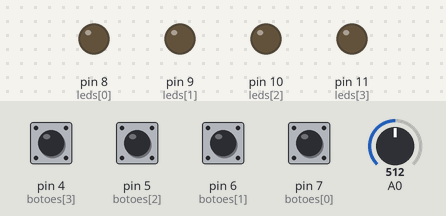
Bench run of a sketch on a simulated Arduino Uno, built with avr-gcc and run on an emulated ATmega328P. On the bench: output pins drawn as LEDs (lit = HIGH). Inputs (shaded band) come from the test bench; at power-on: pin 4 (botoes[3]), pin 5 (botoes[2]), pin 6 (botoes[1]), pin 7 (botoes[0]) LOW, A0 = 512. Random numbers use the default seed unless the sketch sets one.

Above: at 1.4 s.
1.5 s: pin 4 (botoes[3]) pulled HIGH for 0.15 s
At 3.6 s:
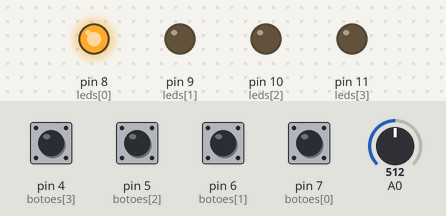
4.5 s: pin 7 (botoes[0]) pulled HIGH for 0.15 s
At 5.5 s:
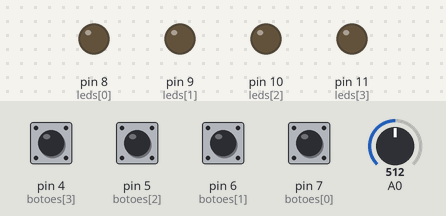
7.6 s: pin 7 (botoes[0]) pulled HIGH for 1 s
At 8.5 s:
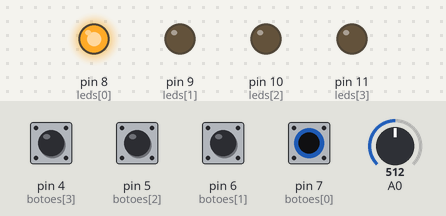
11.6 s: pin 4 (botoes[3]) pulled HIGH for 1 s
At 12.5 s:
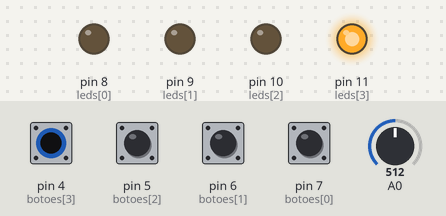
Timing chart, 0 to 16.2 s (numbered marks = the images above; inputs shaded):
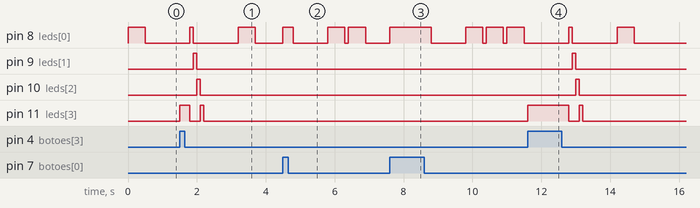

The sketch:

Genius.ino
```cpp
/**
   Arduino GENIUS
   @author Professor José de Assis
   https://www.youtube.com/playlist?list=PLbEOwbQR9lqzta3bQTkwDWtkne6I8LOBg
*/

/***************** variáveis globais *******************/

int sequencia[32] = {};
int botoes[4] = {7, 6, 5, 4};
int leds[4] = {8, 9, 10, 11};
int tons[4] = {262, 294, 330, 349};
int rodada = 0;
int passo = 0;

int TRUE = 1;
int FALSE = 0;
int game_over = 0; // 0 = FALSE

void setup() {
  // Leds
  pinMode(8, OUTPUT);
  pinMode(9, OUTPUT);
  pinMode(10, OUTPUT);
  pinMode(11, OUTPUT);

  // Botões
  pinMode(7, INPUT);
  pinMode(6, INPUT);
  pinMode(5, INPUT);
  pinMode(4, INPUT);
}

void loop() {
  proximaRodada();
  reproduzirSequencia();
  aguardarJogador();
  // estrutura usada para reiniciar todas as variáveis (novo jogo)


  if (game_over == TRUE) {
    for (int i = 0; i < 32; i++)
      sequencia[i] = 0;
    rodada = 0;
    passo = 0;
    game_over = FALSE;
  }
  delay(1000);
}

/************************* Funções **************************/

void proximaRodada() {
  randomSeed(analogRead(A0));
  int sorteio = random(4);
  sequencia[rodada] = sorteio;
  rodada = rodada + 1;
  //Serial.print(sorteio);
}

void reproduzirSequencia() {
  for (int i = 0; i < rodada; i++) {

    if (leds[sequencia[i]] == leds[0]) { // 8 é o pino
      digitalWrite(leds[0], HIGH);
      delay(500);
      digitalWrite(leds[0], LOW);
      delay(100);
    }

    else  if (leds[sequencia[i]] == leds[1]) {
      digitalWrite(leds[1], HIGH);
      delay(500);
      digitalWrite(leds[1], LOW);
      delay(100);
    }

    else  if (leds[sequencia[i]] == leds[2]) {
      digitalWrite(leds[2], HIGH);
      delay(500);
      digitalWrite(leds[2], LOW);
      delay(100);
    }

    else  if (leds[sequencia[i]] == leds[3]) {
      digitalWrite(leds[3], HIGH);
      delay(500);
      digitalWrite(leds[3], LOW);
      delay(100);
    }


  }
}

void aguardarJogador() {
  int botao_pressionado = 0;
  for (int i = 0; i < rodada; i++) {
    int jogada_efetuada = FALSE;
    while (!jogada_efetuada) {
      for (int i = 0; i <= 3; i++) {
        if (digitalRead(botoes[0]) == HIGH) {
          botao_pressionado = 0;
          digitalWrite(leds[0], HIGH);
          delay(300);
          digitalWrite(leds[0], LOW);
          jogada_efetuada = TRUE;
        }

        else if (digitalRead(botoes[1]) == HIGH) {
          botao_pressionado = 1;
          digitalWrite(leds[1], HIGH);
          delay(300);
          digitalWrite(leds[1], LOW);
          jogada_efetuada = TRUE;
        }

        else if (digitalRead(botoes[2]) == HIGH) {
          botao_pressionado = 2;
          digitalWrite(leds[2], HIGH);
          delay(300);
          digitalWrite(leds[2], LOW);
          jogada_efetuada = TRUE;
        }

        else if (digitalRead(botoes[3]) == HIGH) {
          botao_pressionado = 3;
          digitalWrite(leds[3], HIGH);
          delay(300);
          digitalWrite(leds[3], LOW);
          jogada_efetuada = TRUE;
        }


      }
    }
    //verificar a jogada
    if (sequencia[passo] != botao_pressionado) {
      //efeito luminoso/sonoro indicando que o jogador perdeu
      for (int i = 0; i <= 3; i++) {


        if (i == 0) {
          digitalWrite(leds[0], HIGH);
          delay(100);
          digitalWrite(leds[0], LOW);
        }

        else if (i == 1) {
          digitalWrite(leds[1], HIGH);
          delay(100);
          digitalWrite(leds[1], LOW);
        }

        else if (i == 2) {
          digitalWrite(leds[2], HIGH);
          delay(100);
          digitalWrite(leds[2], LOW);
        }

        else if (i == 3) {
          digitalWrite(leds[3], HIGH);
          delay(100);
          digitalWrite(leds[3], LOW);
        }
      }
      game_over = TRUE;
      break;
    }
    passo = passo + 1;
  }
  passo = 0;
}
```

Measured:
- after the input at 1.5 s, pin 8 (leds[0]): LOW → HIGH after 0.30 s, → LOW 0.10 s later, → HIGH 1.3 s later, → LOW 0.50 s later; pin 9 (leds[1]): LOW → HIGH after 0.40 s, → LOW 0.10 s later; pin 10 (leds[2]): LOW → HIGH after 0.50 s, → LOW 0.10 s later; pin 11 (leds[3]): LOW → HIGH at once, → LOW 0.30 s later, → HIGH 0.30 s later, → LOW 0.10 s later
- after the input at 4.5 s, pin 8 (leds[0]): goes HIGH 0.30 s, LOW 1.0 s, HIGH 0.50 s, LOW 0.10 s, HIGH 0.50 s, then LOW, starting at once
- after the input at 7.6 s, pin 8 (leds[0]): LOW → HIGH at once, → LOW 1.2 s later, → HIGH 1.0 s later, → LOW 0.50 s later, … (8 changes in this stretch)
- after the input at 11.6 s, pin 8 (leds[0]): LOW → HIGH after 1.2 s, → LOW 0.10 s later, → HIGH 1.3 s later, → LOW 0.50 s later; pin 9 (leds[1]): LOW → HIGH after 1.3 s, → LOW 0.10 s later; pin 10 (leds[2]): LOW → HIGH after 1.4 s, → LOW 0.10 s later; pin 11 (leds[3]): LOW → HIGH at once, → LOW 1.2 s later, → HIGH 0.30 s later, → LOW 0.10 s later
